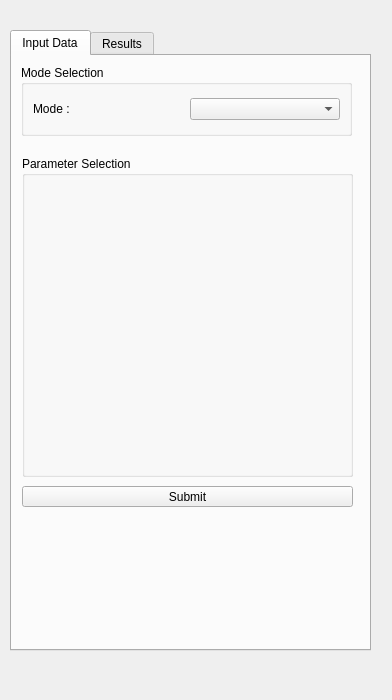
<?xml version="1.0" encoding="UTF-8"?>
<ui version="4.0">
 <class>Form</class>
 <widget class="QWidget" name="Form">
  <property name="enabled">
   <bool>true</bool>
  </property>
  <property name="geometry">
   <rect>
    <x>0</x>
    <y>0</y>
    <width>392</width>
    <height>700</height>
   </rect>
  </property>
  <property name="sizePolicy">
   <sizepolicy hsizetype="Maximum" vsizetype="Maximum">
    <horstretch>0</horstretch>
    <verstretch>0</verstretch>
   </sizepolicy>
  </property>
  <property name="maximumSize">
   <size>
    <width>3200</width>
    <height>5000</height>
   </size>
  </property>
  <property name="windowTitle">
   <string>Form</string>
  </property>
  <widget class="QTabWidget" name="tabWidget">
   <property name="geometry">
    <rect>
     <x>10</x>
     <y>30</y>
     <width>361</width>
     <height>621</height>
    </rect>
   </property>
   <property name="autoFillBackground">
    <bool>true</bool>
   </property>
   <property name="currentIndex">
    <number>0</number>
   </property>
   <widget class="QWidget" name="tab">
    <attribute name="title">
     <string>Input Data</string>
    </attribute>
    <widget class="QGroupBox" name="groupBox">
     <property name="geometry">
      <rect>
       <x>9</x>
       <y>9</y>
       <width>331</width>
       <height>71</height>
      </rect>
     </property>
     <property name="title">
      <string>Mode Selection</string>
     </property>
     <layout class="QHBoxLayout" name="horizontalLayout_2">
      <item>
       <layout class="QHBoxLayout" name="horizontalLayout">
        <item>
         <widget class="QLabel" name="label">
          <property name="sizePolicy">
           <sizepolicy hsizetype="Preferred" vsizetype="Fixed">
            <horstretch>0</horstretch>
            <verstretch>0</verstretch>
           </sizepolicy>
          </property>
          <property name="text">
           <string>Mode : </string>
          </property>
         </widget>
        </item>
        <item>
         <widget class="QComboBox" name="comboBox">
          <property name="enabled">
           <bool>true</bool>
          </property>
          <property name="sizePolicy">
           <sizepolicy hsizetype="Preferred" vsizetype="Fixed">
            <horstretch>0</horstretch>
            <verstretch>0</verstretch>
           </sizepolicy>
          </property>
         </widget>
        </item>
       </layout>
      </item>
     </layout>
    </widget>
    <widget class="QGroupBox" name="groupBox_2">
     <property name="geometry">
      <rect>
       <x>10</x>
       <y>100</y>
       <width>331</width>
       <height>321</height>
      </rect>
     </property>
     <property name="title">
      <string>Parameter Selection</string>
     </property>
     <layout class="QVBoxLayout" name="verticalLayout">
      <item>
       <layout class="QFormLayout" name="formLayout"/>
      </item>
     </layout>
    </widget>
    <widget class="QPushButton" name="pushButton_2">
     <property name="geometry">
      <rect>
       <x>10</x>
       <y>430</y>
       <width>331</width>
       <height>21</height>
      </rect>
     </property>
     <property name="text">
      <string>Submit</string>
     </property>
    </widget>
   </widget>
   <widget class="QWidget" name="tab_2">
    <attribute name="title">
     <string>Results</string>
    </attribute>
    <layout class="QHBoxLayout" name="horizontalLayout_3">
     <item>
      <widget class="QToolBox" name="toolBox">
       <property name="sizePolicy">
        <sizepolicy hsizetype="Expanding" vsizetype="Expanding">
         <horstretch>0</horstretch>
         <verstretch>0</verstretch>
        </sizepolicy>
       </property>
       <property name="font">
        <font>
         <pointsize>8</pointsize>
         <weight>75</weight>
         <bold>true</bold>
        </font>
       </property>
       <property name="styleSheet">
        <string notr="true">QToolBox{
	background: white;
	border: 1px solid gray;
	selection-background-color: rgb(255, 170, 127);
}
</string>
       </property>
       <property name="currentIndex">
        <number>0</number>
       </property>
       <widget class="QWidget" name="mixtureTB">
        <property name="geometry">
         <rect>
          <x>0</x>
          <y>0</y>
          <width>335</width>
          <height>494</height>
         </rect>
        </property>
        <property name="styleSheet">
         <string notr="true">QWidget{
	background: white;
}</string>
        </property>
        <attribute name="label">
         <string>Mixture</string>
        </attribute>
        <layout class="QHBoxLayout" name="horizontalLayout_4">
         <item>
          <widget class="QTabWidget" name="tabWidget_2">
           <property name="autoFillBackground">
            <bool>false</bool>
           </property>
           <property name="styleSheet">
            <string notr="true">QTabWidget{
	background: rgb(240, 240, 240);
}</string>
           </property>
           <property name="tabPosition">
            <enum>QTabWidget::North</enum>
           </property>
           <property name="tabShape">
            <enum>QTabWidget::Triangular</enum>
           </property>
           <property name="currentIndex">
            <number>0</number>
           </property>
           <property name="elideMode">
            <enum>Qt::ElideNone</enum>
           </property>
           <widget class="QWidget" name="tab_3">
            <attribute name="title">
             <string>Amounts</string>
            </attribute>
            <layout class="QHBoxLayout" name="horizontalLayout_5">
             <item>
              <widget class="QTreeWidget" name="mTreeWidget">
               <attribute name="headerCascadingSectionResizes">
                <bool>false</bool>
               </attribute>
               <attribute name="headerDefaultSectionSize">
                <number>150</number>
               </attribute>
               <attribute name="headerShowSortIndicator" stdset="0">
                <bool>false</bool>
               </attribute>
               <column>
                <property name="text">
                 <string notr="true">1</string>
                </property>
               </column>
              </widget>
             </item>
            </layout>
           </widget>
           <widget class="QWidget" name="tab_4">
            <attribute name="title">
             <string>Phase Properties</string>
            </attribute>
            <layout class="QVBoxLayout" name="verticalLayout_3">
             <item>
              <widget class="QTableWidget" name="mTableWidget">
               <property name="columnCount">
                <number>3</number>
               </property>
               <attribute name="horizontalHeaderCascadingSectionResizes">
                <bool>false</bool>
               </attribute>
               <attribute name="horizontalHeaderDefaultSectionSize">
                <number>100</number>
               </attribute>
               <attribute name="horizontalHeaderShowSortIndicator" stdset="0">
                <bool>false</bool>
               </attribute>
               <attribute name="horizontalHeaderStretchLastSection">
                <bool>true</bool>
               </attribute>
               <attribute name="verticalHeaderStretchLastSection">
                <bool>false</bool>
               </attribute>
               <column>
                <property name="text">
                 <string>Attribute</string>
                </property>
               </column>
               <column>
                <property name="text">
                 <string>Value</string>
                </property>
               </column>
               <column>
                <property name="text">
                 <string>Unit</string>
                </property>
               </column>
              </widget>
             </item>
            </layout>
           </widget>
          </widget>
         </item>
        </layout>
       </widget>
       <widget class="QWidget" name="liquidTB">
        <property name="geometry">
         <rect>
          <x>0</x>
          <y>0</y>
          <width>335</width>
          <height>494</height>
         </rect>
        </property>
        <property name="styleSheet">
         <string notr="true">QWidget{
	background: white;
}</string>
        </property>
        <attribute name="label">
         <string>Liquid</string>
        </attribute>
        <layout class="QVBoxLayout" name="verticalLayout_2">
         <item>
          <widget class="QTabWidget" name="tabWidget_3">
           <property name="styleSheet">
            <string notr="true">QTabWidget{
	background: rgb(240, 240, 240);
}</string>
           </property>
           <property name="tabShape">
            <enum>QTabWidget::Triangular</enum>
           </property>
           <property name="currentIndex">
            <number>0</number>
           </property>
           <widget class="QWidget" name="tab_5">
            <attribute name="title">
             <string>Amounts</string>
            </attribute>
            <layout class="QHBoxLayout" name="horizontalLayout_6">
             <item>
              <widget class="QTreeWidget" name="lTreeWidget">
               <attribute name="headerDefaultSectionSize">
                <number>150</number>
               </attribute>
               <column>
                <property name="text">
                 <string notr="true">1</string>
                </property>
               </column>
              </widget>
             </item>
            </layout>
           </widget>
           <widget class="QWidget" name="tab_6">
            <attribute name="title">
             <string>Phase Properties</string>
            </attribute>
            <layout class="QHBoxLayout" name="horizontalLayout_9">
             <item>
              <widget class="QTableWidget" name="lTableWidget">
               <property name="columnCount">
                <number>3</number>
               </property>
               <attribute name="horizontalHeaderDefaultSectionSize">
                <number>100</number>
               </attribute>
               <attribute name="horizontalHeaderStretchLastSection">
                <bool>true</bool>
               </attribute>
               <column>
                <property name="text">
                 <string>Attribute</string>
                </property>
               </column>
               <column>
                <property name="text">
                 <string>Value</string>
                </property>
               </column>
               <column>
                <property name="text">
                 <string>Unit</string>
                </property>
               </column>
              </widget>
             </item>
            </layout>
           </widget>
          </widget>
         </item>
        </layout>
       </widget>
       <widget class="QWidget" name="vapourTB">
        <property name="geometry">
         <rect>
          <x>0</x>
          <y>0</y>
          <width>335</width>
          <height>494</height>
         </rect>
        </property>
        <property name="styleSheet">
         <string notr="true">QWidget{
	background: white;

}</string>
        </property>
        <attribute name="label">
         <string>Vapour</string>
        </attribute>
        <layout class="QHBoxLayout" name="horizontalLayout_7">
         <item>
          <widget class="QTabWidget" name="tabWidget_4">
           <property name="styleSheet">
            <string notr="true">QTabWidget{
	background: rgb(240, 240, 240);
}</string>
           </property>
           <property name="tabShape">
            <enum>QTabWidget::Triangular</enum>
           </property>
           <property name="currentIndex">
            <number>0</number>
           </property>
           <widget class="QWidget" name="tab_7">
            <attribute name="title">
             <string>Amounts</string>
            </attribute>
            <layout class="QHBoxLayout" name="horizontalLayout_8">
             <item>
              <widget class="QTreeWidget" name="vTreeWidget">
               <attribute name="headerDefaultSectionSize">
                <number>150</number>
               </attribute>
               <column>
                <property name="text">
                 <string notr="true">1</string>
                </property>
               </column>
              </widget>
             </item>
            </layout>
           </widget>
           <widget class="QWidget" name="tab_8">
            <attribute name="title">
             <string>Phase Properties</string>
            </attribute>
            <layout class="QVBoxLayout" name="verticalLayout_4">
             <item>
              <widget class="QTableWidget" name="vTableWidget">
               <property name="columnCount">
                <number>3</number>
               </property>
               <attribute name="horizontalHeaderDefaultSectionSize">
                <number>100</number>
               </attribute>
               <attribute name="horizontalHeaderStretchLastSection">
                <bool>true</bool>
               </attribute>
               <column>
                <property name="text">
                 <string>Attribute</string>
                </property>
               </column>
               <column>
                <property name="text">
                 <string>Value</string>
                </property>
               </column>
               <column>
                <property name="text">
                 <string>Unit</string>
                </property>
               </column>
              </widget>
             </item>
            </layout>
           </widget>
          </widget>
         </item>
        </layout>
       </widget>
      </widget>
     </item>
    </layout>
   </widget>
  </widget>
 </widget>
 <resources/>
 <connections/>
</ui>
